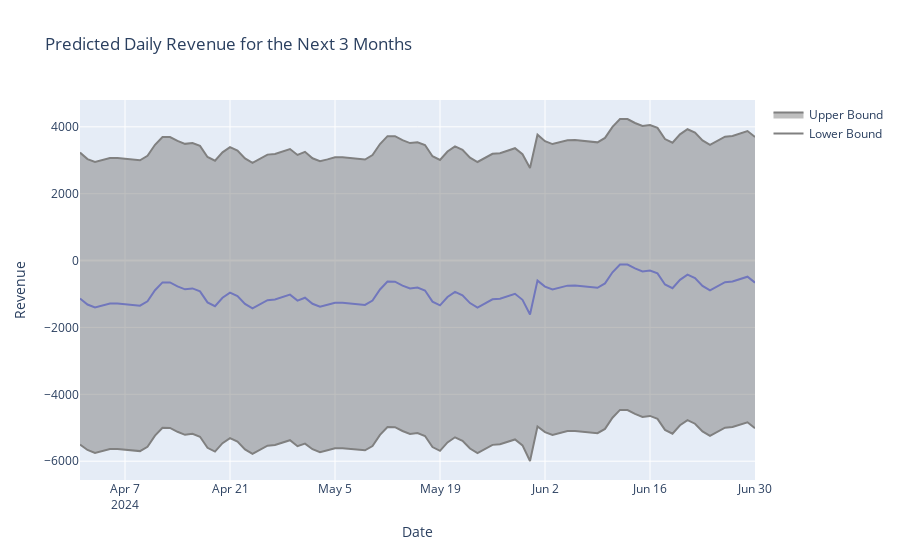

The notebook cell saved with this chart:
### Code cell
import pandas as pd
import numpy as np
import matplotlib.pyplot as plt

# Generate dates for the next 3 months
future_dates = pd.date_range(start="2024-04-01", end="2024-06-30", freq="D")

# Generate the same features as used in the training data
future_features = pd.DataFrame({
    "Year": future_dates.year,
    "Month": future_dates.month,
    "Day": future_dates.day
})

# Assume `gam` is your trained LinearGAM model
future_predictions = gam.predict(future_features)

# Get confidence intervals
intervals = gam.prediction_intervals(future_features, width=0.95)
lower = intervals[:, 0]  # Lower bounds
upper = intervals[:, 1]  # Upper bounds

# Plot the results
import plotly.express as px

fig = px.line(x=future_dates, y=future_predictions, labels={'x': 'Date', 'y': 'Revenue'}, title='Predicted Daily Revenue for the Next 3 Months')
fig.add_scatter(x=future_dates, y=lower, mode='lines', line=dict(color='gray'), name='Lower Bound')
fig.add_scatter(x=future_dates, y=upper, mode='lines', line=dict(color='gray'), name='Upper Bound', fill='tonexty')
fig.show()

# Save predictions to a CSV
# predictions_df = pd.DataFrame({
#     "date": future_dates,
#     "predicted_revenue": future_predictions,
#     "lower_bound": lower,
#     "upper_bound": upper
# })
# predictions_df.to_csv("revenue_predictions.csv", index=False)
